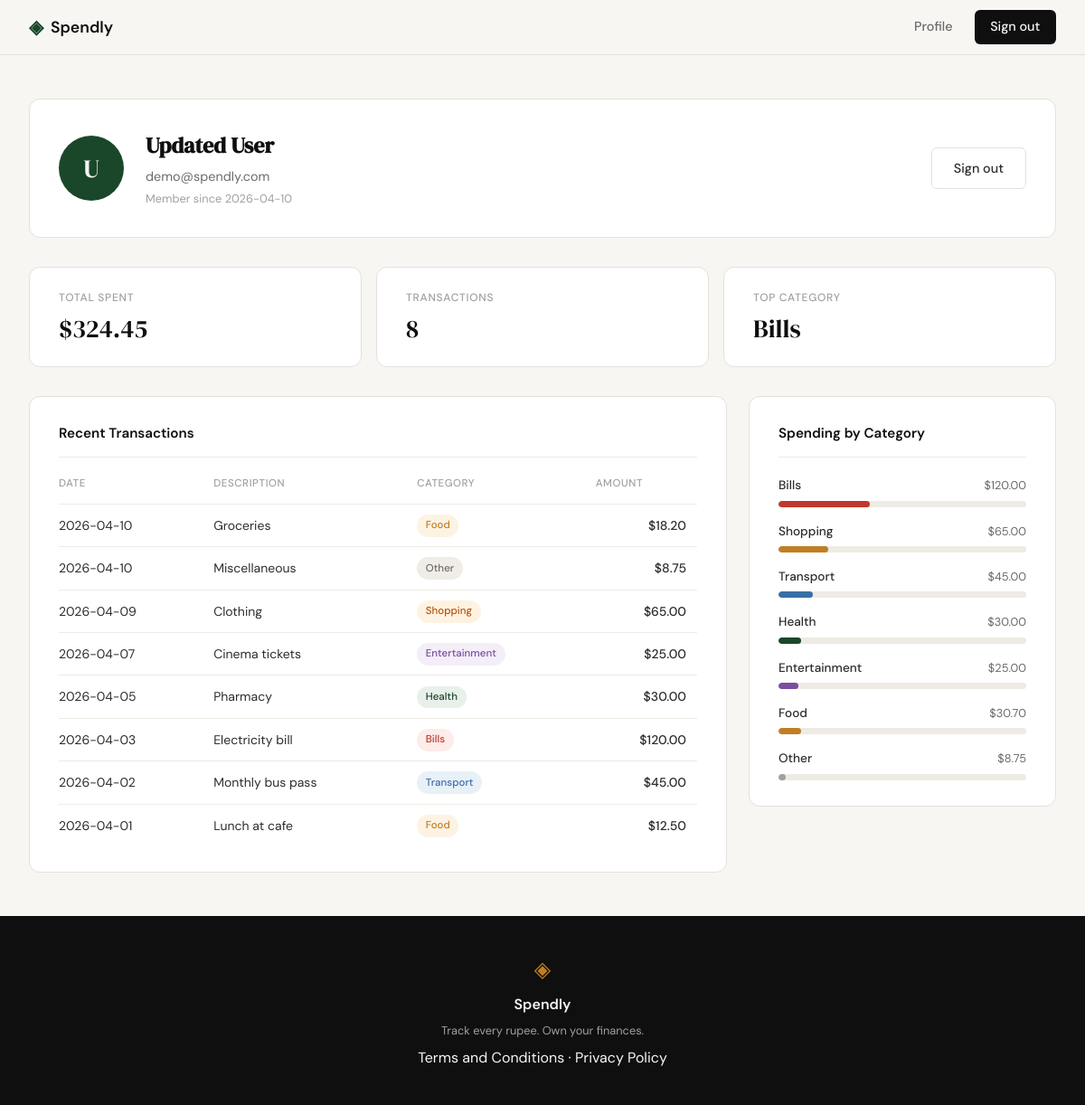
Screenshot of /profile (signed in) with the database file from the repository.
### tables this page shows
CREATE TABLE users (
            id            INTEGER PRIMARY KEY AUTOINCREMENT,
            name          TEXT    NOT NULL,
            email         TEXT    NOT NULL UNIQUE,
            password_hash TEXT    NOT NULL,
            created_at    TEXT    NOT NULL DEFAULT (datetime('now'))
        );

### app.py (the view)
@app.route("/profile", methods=["GET", "POST"])
def profile():
    if not session.get("user_id"):
        return redirect(url_for("login"))
    user = get_user_by_id(session["user_id"])
    stats = {
        "total_spent": 324.45,
        "transaction_count": 8,
        "top_category": "Bills",
    }
    transactions = [
        {"date": "2026-04-10", "description": "Groceries",       "category": "Food",          "amount": 18.20},
        {"date": "2026-04-10", "description": "Miscellaneous",   "category": "Other",         "amount": 8.75},
        {"date": "2026-04-09", "description": "Clothing",        "category": "Shopping",      "amount": 65.00},
        {"date": "2026-04-07", "description": "Cinema tickets",  "category": "Entertainment", "amount": 25.00},
        {"date": "2026-04-05", "description": "Pharmacy",        "category": "Health",        "amount": 30.00},
        {"date": "2026-04-03", "description": "Electricity bill","category": "Bills",         "amount": 120.00},
        {"date": "2026-04-02", "description": "Monthly bus pass","category": "Transport",     "amount": 45.00},
        {"date": "2026-04-01", "description": "Lunch at cafe",   "category": "Food",          "amount": 12.50},
    ]
    categories = [
        {"name": "Bills",         "amount": 120.00, "pct": 37},
        {"name": "Shopping",      "amount": 65.00,  "pct": 20},
        {"name": "Transport",     "amount": 45.00,  "pct": 14},
        {"name": "Health",        "amount": 30.00,  "pct": 9},
        {"name": "Entertainment", "amount": 25.00,  "pct": 8},
        {"name": "Food",          "amount": 30.70,  "pct": 9},
        {"name": "Other",         "amount": 8.75,   "pct": 3},
    ]
    return render_template("profile.html", user=user, stats=stats,
                           transactions=transactions, categories=categories)

### database/db.py (called while the page is built)
def get_db():
    conn = sqlite3.connect(DB_PATH)
    conn.row_factory = sqlite3.Row
    conn.execute("PRAGMA foreign_keys = ON")
    return conn

def get_user_by_id(user_id):
    conn = get_db()
    user = conn.execute(
        "SELECT id, name, email, password_hash, created_at FROM users WHERE id = ?",
        (user_id,),
    ).fetchone()
    conn.close()
    return user

### templates/profile.html (shortened to what this page needs)
{% extends "base.html" %}
{% block content %}
<div class="profile-page">
    <div class="profile-header">
        <div class="profile-avatar">{{ user["name"][0].upper() }}</div>
        <div class="profile-header-info">
            <h1 class="profile-name">{{ user["name"] }}</h1>
            <p class="profile-email">{{ user["email"] }}</p>
            <p class="profile-since">Member since {{ user["created_at"][:10] }}</p>
        </div>
        <a href="{{ url_for('logout') }}" class="btn-ghost profile-signout">Sign out</a>
    </div>
    <div class="profile-stats">
        <div class="stat-card">
            <p class="stat-label">Total Spent</p>
            <p class="stat-value">${{ "%.2f"|format(stats.total_spent) }}</p>
        </div>
        <div class="stat-card">
            <p class="stat-label">Transactions</p>
            <p class="stat-value">{{ stats.transaction_count }}</p>
        </div>
        <div class="stat-card">
            <p class="stat-label">Top Category</p>
            <p class="stat-value">{{ stats.top_category }}</p>
        </div>
    </div>
    <div class="profile-grid">
        <section class="profile-card">
            <h2 class="profile-card-title">Recent Transactions</h2>
            <table class="txn-table">
                <thead>
                    <tr>
                        <th>Date</th>
                        <th>Description</th>
                        <th>Category</th>
                        <th class="txn-amount-col">Amount</th>
                    </tr>
                </thead>
                <tbody>
                    {% for txn in transactions %}
                    <tr>
                        <td class="txn-date">{{ txn.date }}</td>
                        <td class="txn-desc">{{ txn.description }}</td>
                        <td><span class="cat-badge cat-badge--{{ txn.category | lower | replace(' ', '-') }}">{{ txn.category }}</span></td>
                        <td class="txn-amount">${{ "%.2f"|format(txn.amount) }}</td>
                    </tr>
                    {% endfor %}
                </tbody>
            </table>
        </section>
        <section class="profile-card">
            <h2 class="profile-card-title">Spending by Category</h2>
            <div class="cat-breakdown">
                {% for cat in categories %}
                <div class="cat-row">
                    <div class="cat-row-header">
                        <span class="cat-row-name">{{ cat.name }}</span>
                        <span class="cat-row-amt">${{ "%.2f"|format(cat.amount) }}</span>
                    </div>
                    <div class="cat-track">
                        <div class="cat-bar cat-bar--{{ cat.name | lower | replace(' ', '-') }}" style="--w: {{ cat.pct }}%"></div>
                    </div>
                </div>
                {% endfor %}
            </div>
        </section>
    </div>
</div>
{% endblock %}

### templates/base.html (shortened to what this page needs)
<!DOCTYPE html>
<html lang="en">
<head>
    <link rel="stylesheet" href="{{ url_for('static', filename='css/style.css') }}">
</head>
<body>
    <nav class="navbar">
        <div class="nav-inner">
            <a href="{{ url_for('landing') }}" class="nav-brand">
                <span class="brand-icon">◈</span>
                <span class="brand-name">Spendly</span>
            </a>
            <div class="nav-links">
                {% if session.get("user_id") %}
                <a href="{{ url_for('profile') }}">Profile</a>
                <a href="{{ url_for('logout') }}" class="nav-cta">Sign out</a>
                {% else %}
                <a href="{{ url_for('login') }}">Sign in</a>
                <a href="{{ url_for('register') }}" class="nav-cta">Get started</a>
                {% endif %}
            </div>
        </div>
    </nav>
    <main class="main-content">
        {% block content %}{% endblock %}
    </main>
    <footer class="footer">
        <div class="footer-inner">
            <span class="brand-icon">◈</span>
            <span class="footer-name">Spendly</span>
            <p class="footer-copy">Track every rupee. Own your finances.</p>
            <p><a href="{{ url_for('terms') }}">Terms and Conditions</a> · <a href="{{ url_for('privacy') }}">Privacy Policy</a></p>
        </div>
    </footer>
</body>
</html>

### rows the page displays
users: name "U", name "Updated User", email "demo@spendly.com", created_at "2026-04-10"

### other values shown
{{ "%.2f"|format(stats.total_spent) }} "324.45"
{{ stats.transaction_count }} "8"
{{ stats.top_category }} "Bills"
{{ txn.date }} "2026-04-10" "2026-04-10" "2026-04-09" "2026-04-07" "2026-04-05" "2026-04-03" "2026-04-02" "2026-04-01"
{{ txn.description }} "Groceries" "Miscellaneous" "Clothing" "Cinema tickets" "Pharmacy" "Electricity bill" "Monthly bus pass" "Lunch at cafe"
{{ txn.category }} "Food" "Other" "Shopping" "Entertainment" "Health" "Bills" "Transport" "Food"
{{ "%.2f"|format(txn.amount) }} "18.20" "8.75" "65.00" "25.00" "30.00" "120.00" "45.00" "12.50"
{{ cat.name }} "Bills" "Shopping" "Transport" "Health" "Entertainment" "Food" "Other"
{{ "%.2f"|format(cat.amount) }} "120.00" "65.00" "45.00" "30.00" "25.00" "30.70" "8.75"
